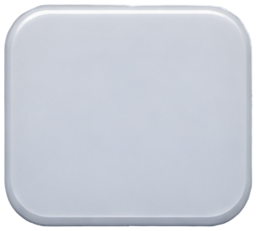
#> input picture output/imagegen/daily_gift/setup_v2/skins/card_claimed.png, 257 x 231 px
$ python -i extract_soft_miniature_assets.py   (imports and definitions only)
#> lines starting #> are read from the running program, lines starting #| are printed output that depends on the picture
#> further down, picture is the input picture: PIL image 257x231 RGBA; mean R, G, B, A 181.1, 186, 195.5, 224.9
#!/usr/bin/env python3
"""Extract original demo pixels, matte foregrounds, and sharpen alpha-safe 2x assets.
Run with NumPy, Pillow and OpenCV. Does not modify gameplay or the source demos.
"""
from pathlib import Path
import json, hashlib, html, zipfile, shutil
import numpy as np
import cv2
from PIL import Image, ImageFilter, ImageDraw, ImageFont

_PORTRAIT_SESSION = None
ROOT = Path(__file__).resolve().parents[1]
SOURCE = ROOT / 'Design/Demos/SoftMiniature/approved'
OUT = ROOT / 'Design/AssetPacks/Soft_Miniature_UI_v1'
if (ROOT/'sources').is_dir():
    SOURCE=ROOT/'sources';OUT=ROOT
# Pixel rectangles x,y,width,height in the unmodified 887/888px-wide demos.
REGIONS = [
 ('icons','currency_cash','01-race.png',(279,10,86,71)),
 ('icons','currency_gem','01-race.png',(541,12,82,67)),
 ('icons','settings','01-race.png',(800,5,80,83)),
 ('icons','nav_race','06-shop.png',(37,1614,128,109)),
 ('icons','nav_bag','01-race.png',(218,1609,100,108)),
 ('icons','nav_team','01-race.png',(370,1609,140,87)),
 ('icons','nav_league','01-race.png',(565,1608,119,106)),
 ('icons','nav_shop','01-race.png',(744,1608,116,103)),
 ('equipment','engine','02-bag.png',(30,455,255,188)),
 ('equipment','tyre','02-bag.png',(326,467,245,193)),
 ('equipment','spoiler','02-bag.png',(615,473,248,185)),
 ('equipment','gearbox','02-bag.png',(32,899,246,168)),
 ('equipment','brake','02-bag.png',(327,898,247,174)),
 ('equipment','chassis','02-bag.png',(613,897,249,178)),
 ('icons','star_gold','02-bag.png',(142,680,43,42)),
 ('icons','star_locked','02-bag.png',(140,1440,36,38)),
 ('icons','ticket','01-race.png',(40,1402,137,111)),
 ('icons','currency_coins','05-league.png',(486,588,115,91)),
 ('icons','inventory_crate','02-bag.png',(26,325,155,120)),
 ('portraits','driver_an','03-drivers.png',(72,649,343,321)),
 ('portraits','driver_binh','03-drivers.png',(502,653,330,317)),
 ('portraits','driver_chi','03-drivers.png',(66,1190,352,296)),
 ('portraits','driver_lam','03-drivers.png',(502,1196,337,290)),
 ('portraits','driver_my','06-shop.png',(30,1292,185,303)),
 ('portraits','driver_lam_shop','06-shop.png',(465,1309,192,284)),
 ('icons','gift_red','03-drivers.png',(570,476,110,100)),
 ('icons','helmet_pit','03-drivers.png',(626,293,246,178)),
 ('icons','trophy_large','05-league.png',(17,360,224,180)),
 ('icons','speedometer','04-garage.png',(45,1033,164,125)),
 ('icons','rocket_acceleration','04-garage.png',(480,1034,137,126)),
 ('icons','stability_scales','04-garage.png',(480,1187,155,137)),
 ('cars','car_showroom','04-garage.png',(172,463,574,304)),
 ('illustrations','shop_starter','06-shop.png',(34,384,386,222)),
 ('illustrations','shop_income_x2','06-shop.png',(470,385,385,222)),
 ('illustrations','shop_no_ads','06-shop.png',(35,834,386,230)),
 ('illustrations','shop_combo','06-shop.png',(470,834,385,230)),
 ('scenes','garage_with_car','04-garage.png',(0,342,888,487)),
 ('hud','avatar_frame','01-race.png',(18,4,109,99)),
]


def sha(path): return hashlib.sha256(path.read_bytes()).hexdigest()


# [93 lines left out: functions trim_pad, matte, not called in this run]


def sharpen_2x(im):
    # Premultiplied-alpha resize prevents white/black fringes around transparent silhouettes.
    resized=im.convert('RGBa').resize((im.width*2,im.height*2),Image.Resampling.LANCZOS).convert('RGBA')
    alpha=resized.getchannel('A')
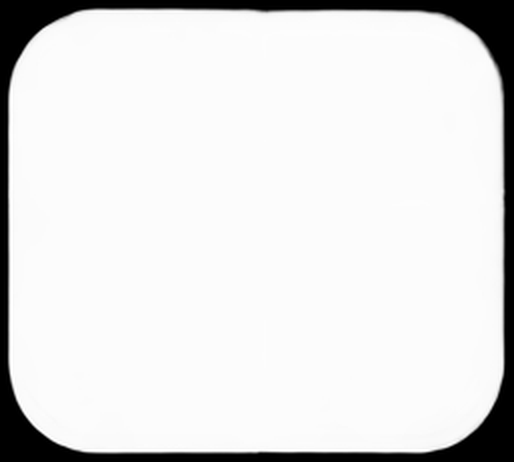
#> alpha: PIL image 514x462 L; min 0, max 255, mean 225
    rgb=resized.convert('RGB').filter(ImageFilter.UnsharpMask(radius=1.15,percent=115,threshold=3))
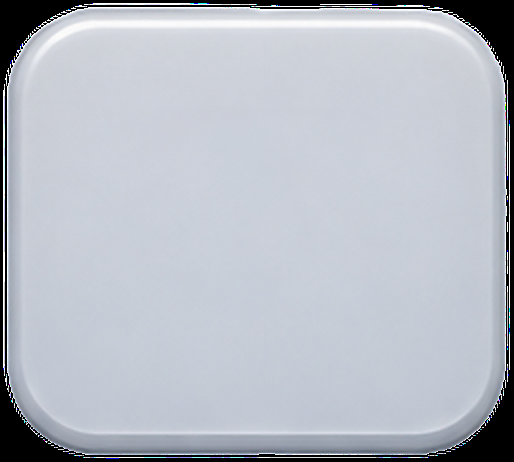
#> rgb: PIL image 514x462 RGB; mean R, G, B 182.4, 187.3, 196.2
    rgb.putalpha(alpha)
#> rgb: PIL image 514x462 RGBA
    arr=np.asarray(rgb).copy();arr[arr[:,:,3]==0,:3]=0
    return Image.fromarray(arr)


# [109 lines left out: functions export_asset, contact_sheet, write_catalog, godot_resources, main, not called in this run]

# [1 line not run here, left out]

>>> from PIL import Image
>>> picture = Image.open('../../../../output/imagegen/daily_gift/setup_v2/skins/card_claimed.png')
>>> result = sharpen_2x(picture)
